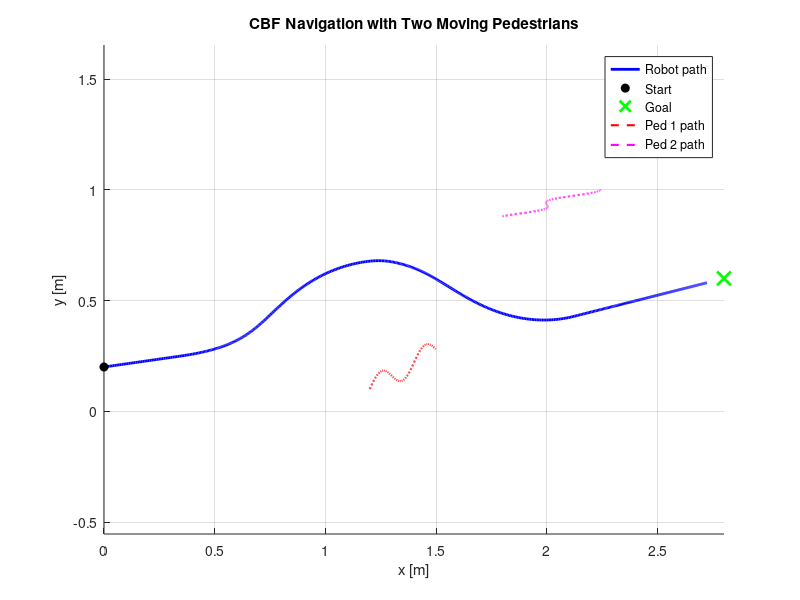
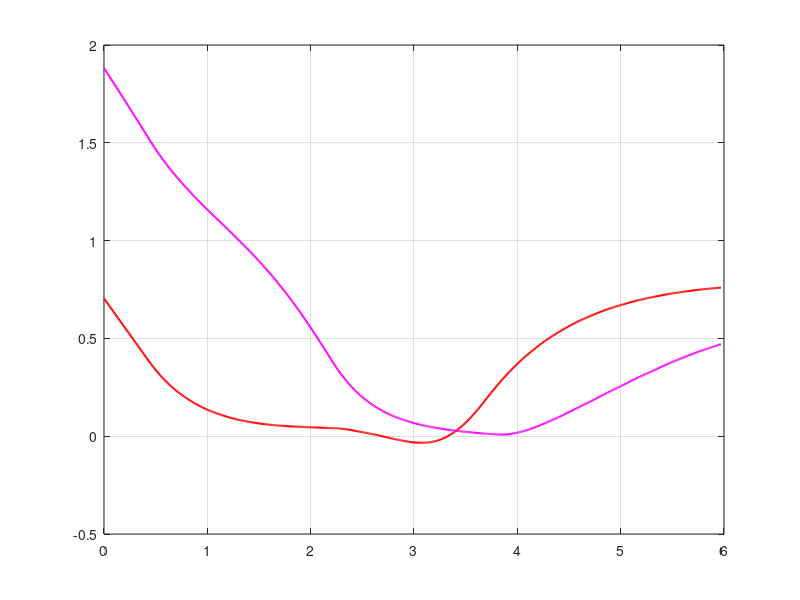

Recreate these plots in MATLAB, in order. (Note: this script raises an error after producing the figures.)
% HW6: Control Barrier Function (CBF) Navigation
% - Omni robot in 2D
% - Two moving pedestrians (dynamic obstacles)
% - Maintain distance >= d_safe for each pedestrian
% - Robot reaches goal using nominal go-to-goal controller + CBF filter

clear; clc; close all;

%Parameters
% Robot start / goal
p0     = [0; 0.2];
p_goal = [2.8; 0.6];

% Safe distance
d_safe = 0.5;

% Nominal controller + bounds
k_nom  = 1.0;
v_max  = 0.8;
alpha  = 2.0;       % class-K gain in CBF inequality

% Simulation
dt = 0.01;
T  = 12.0;
N  = round(T/dt);

% Pedestrian 1 (moving)
p1_0 = [1.2; 0.1];
v1   = [0.05; 0.03];            % m/s (constant drift)

% Pedestrian 2 (moving, crossing)
p2_0 = [2.2; 1.0];
v2   = [-0.06; -0.02];          % m/s

% Optional "wobble" (small sinusoid)
use_wobble = true;
wob_amp = 0.05;                 % meters
wob_w   = 2*pi*0.25;            % rad/s (0.25 Hz)

% Stop when close to goal
goal_tol = 0.08;

% Storage
p_hist    = zeros(2, N+1);
u_hist    = zeros(2, N);

p1_hist   = zeros(2, N+1);
p2_hist   = zeros(2, N+1);

h1_hist   = zeros(1, N+1);
h2_hist   = zeros(1, N+1);

d1_hist   = zeros(1, N+1);
d2_hist   = zeros(1, N+1);

p_hist(:,1) = p0;

% Helper (single CBF projection)
% Enforce: a' u >= b, adjust u minimally if violated
project_halfspace = @(u, a, b) (u + ((b - a'*u)/(norm(a)^2 + 1e-9))*a);

% Simulation loop
for k = 1:N
    t = (k-1)*dt;

    % Current robot position
    p = p_hist(:,k);

    % Update moving pedestrians
    p_ped1 = p1_0 + v1*t;
    p_ped2 = p2_0 + v2*t;

    if use_wobble
        p_ped1 = p_ped1 + [0; wob_amp*sin(wob_w*t)];
        p_ped2 = p_ped2 + [wob_amp*sin(wob_w*t + pi/3); 0];
    end

    p1_hist(:,k) = p_ped1;
    p2_hist(:,k) = p_ped2;

    % Nominal go-to-goal control (single integrator model)
    u_nom = -k_nom * (p - p_goal);

    % Saturate nominal speed
    vn = norm(u_nom);
    if vn > v_max
        u_nom = (v_max / vn) * u_nom;
    end

    % Multi-pedestrian CBF filter 
    u_safe = u_nom;

    % Apply CBF for pedestrian 1
    dist1 = norm(p - p_ped1);
    h1    = dist1 - d_safe;

    if dist1 > 1e-6
        grad_h1 = (p - p_ped1) / dist1;    % a = ∂h/∂p
    else
        grad_h1 = [1;0];
    end
    a1 = grad_h1;
    b1 = -alpha*h1;

    if a1' * u_safe < b1
        u_safe = project_halfspace(u_safe, a1, b1);
    end

    % Apply CBF for pedestrian 2
    dist2 = norm(p - p_ped2);
    h2    = dist2 - d_safe;

    if dist2 > 1e-6
        grad_h2 = (p - p_ped2) / dist2;
    else
        grad_h2 = [0;1];
    end
    a2 = grad_h2;
    b2 = -alpha*h2;

    if a2' * u_safe < b2
        u_safe = project_halfspace(u_safe, a2, b2);
    end

    % Final speed bound
    vs = norm(u_safe);
    if vs > v_max
        u_safe = (v_max / vs) * u_safe;
    end

    % Integrating robot dynamics
    p_next = p + dt*u_safe;

    % Store
    p_hist(:,k+1) = p_next;
    u_hist(:,k)   = u_safe;

    h1_hist(k) = h1;  d1_hist(k) = dist1;
    h2_hist(k) = h2;  d2_hist(k) = dist2;

    % Stop early if goal reached
    if norm(p_next - p_goal) < goal_tol
        % fill last ped states for consistency
        p1_hist(:,k+1) = p_ped1;
        p2_hist(:,k+1) = p_ped2;
        p_hist = p_hist(:,1:k+1);
        p1_hist = p1_hist(:,1:k+1);
        p2_hist = p2_hist(:,1:k+1);
        h1_hist = h1_hist(1:k);
        h2_hist = h2_hist(1:k);
        d1_hist = d1_hist(1:k);
        d2_hist = d2_hist(1:k);
        N = k;
        break;
    end
end

t = (0:N-1)*dt;

function [hBody, hWheels] = drawOmniRobot(ax, p, theta, Rb, wheelLen)

    % Body circle points
    ang = linspace(0,2*pi,80);
    xb = p(1) + Rb*cos(ang);
    yb = p(2) + Rb*sin(ang);

    hBody = plot(ax, xb, yb, 'b-', 'LineWidth', 2);

    wheelAngles = theta + [0, 2*pi/3, 4*pi/3];
    hWheels = gobjects(1,3);
    for i = 1:3
        a = wheelAngles(i);
        % wheel center on body perimeter
        wc = p + Rb*[cos(a); sin(a)];
        % wheel line segment
        dir = [cos(a+pi/2); sin(a+pi/2)];
        p1 = wc - 0.5*wheelLen*dir;
        p2 = wc + 0.5*wheelLen*dir;

        hWheels(i) = plot(ax, [p1(1) p2(1)], [p1(2) p2(2)], 'k-', 'LineWidth', 3);
    end
end

function updateOmniRobot(hBody, hWheels, p, theta, Rb, wheelLen)
    ang = linspace(0,2*pi,80);
    xb = p(1) + Rb*cos(ang);
    yb = p(2) + Rb*sin(ang);
    set(hBody, 'XData', xb, 'YData', yb);

    wheelAngles = theta + [0, 2*pi/3, 4*pi/3];
    for i = 1:3
        a = wheelAngles(i);
        wc = p + Rb*[cos(a); sin(a)];
        dir = [cos(a+pi/2); sin(a+pi/2)];
        p1 = wc - 0.5*wheelLen*dir;
        p2 = wc + 0.5*wheelLen*dir;

        set(hWheels(i), 'XData', [p1(1) p2(1)], 'YData', [p1(2) p2(2)]);
    end
end


% Plots
figure('Name','XY Trajectory (2 Moving Pedestrians)','Color','w');
hold on; axis equal; grid on;
plot(p_hist(1,:), p_hist(2,:), 'b-', 'LineWidth', 2);
plot(p0(1), p0(2), 'ko', 'MarkerFaceColor','k');
plot(p_goal(1), p_goal(2), 'gx', 'MarkerSize',10, 'LineWidth',2);

plot(p1_hist(1,1:N), p1_hist(2,1:N), 'r--', 'LineWidth', 1.5);
plot(p2_hist(1,1:N), p2_hist(2,1:N), 'm--', 'LineWidth', 1.5);

xlabel('x [m]'); ylabel('y [m]');
legend('Robot path','Start','Goal','Ped 1 path','Ped 2 path','Location','Best');
title('CBF Navigation with Two Moving Pedestrians');

figure('Name','Barrier Functions h_i(t)','Color','w');
plot(t, h1_hist, 'r','LineWidth',1.5); hold on; grid on;
plot(t, h2_hist, 'm','LineWidth',1.5);
yline(0,'k--','LineWidth',1.2);
xlabel('Time [s]'); ylabel('h_i = ||p - p_{ped,i}|| - d_{safe}');
legend('h_1(t)','h_2(t)','h=0 bound','Location','Best');
title('Barrier Functions (must remain \ge 0)');

figure('Name','Distances to Pedestrians','Color','w');
plot(t, d1_hist, 'r','LineWidth',1.5); hold on; grid on;
plot(t, d2_hist, 'm','LineWidth',1.5);
yline(d_safe,'k--','d_{safe}','LineWidth',1.2);
xlabel('Time [s]'); ylabel('Distance [m]');
legend('||p - p_{ped,1}||','||p - p_{ped,2}||','d_{safe}','Location','Best');
title('Robot Distance vs Safe Bound');

% Animation + Video
figure('Name','CBF Animation (2 moving pedestrians)','Color','w','Position',[100 100 900 520]);
hold on; grid on; axis equal;

% axis limits
xmin = min([p_hist(1,:), p1_hist(1,1:N), p2_hist(1,1:N)]) - 0.5;
xmax = max([p_hist(1,:), p1_hist(1,1:N), p2_hist(1,1:N)]) + 0.5;
ymin = min([p_hist(2,:), p1_hist(2,1:N), p2_hist(2,1:N)]) - 0.5;
ymax = max([p_hist(2,:), p1_hist(2,1:N), p2_hist(2,1:N)]) + 0.5;
xlim([xmin xmax]); ylim([ymin ymax]);

xlabel('x [m]'); ylabel('y [m]');
title('Animated CBF Navigation');

plot(p_goal(1), p_goal(2), 'gx', 'MarkerSize',10,'LineWidth',2);
plot(p0(1), p0(2), 'ko', 'MarkerFaceColor','k');

% Robot drawing parameters
Rb = 0.10;          % robot body radius (m) - visual size
wheelLen = 0.08;    % wheel segment length (m)

% Initial heading guess
theta_vis = 0;

[robotBody, robotWheels] = drawOmniRobot(gca, p_hist(:,1), theta_vis, Rb, wheelLen);
path_plot  = plot(p_hist(1,1), p_hist(2,1), 'b-', 'LineWidth',2);

ped1_plot  = plot(p1_hist(1,1), p1_hist(2,1), 'ro', 'MarkerFaceColor','r');
ped2_plot  = plot(p2_hist(1,1), p2_hist(2,1), 'mo', 'MarkerFaceColor','m');

th = linspace(0,2*pi,200);
c1 = plot(p1_hist(1,1)+d_safe*cos(th), p1_hist(2,1)+d_safe*sin(th), 'r--','LineWidth',1.2);
c2 = plot(p2_hist(1,1)+d_safe*cos(th), p2_hist(2,1)+d_safe*sin(th), 'm--','LineWidth',1.2);

video = VideoWriter('CBF_2ped_animation.mp4', 'MPEG-4');
video.FrameRate = 30;
open(video);

skip = 3;
for k = 1:skip:(N+1)
    kk = min(k, size(p1_hist,2)); % safety
    
if kk > 1
    dp = p_hist(:,kk) - p_hist(:,kk-1);
    if norm(dp) > 1e-6
        theta_vis = atan2(dp(2), dp(1));
    end
end

updateOmniRobot(robotBody, robotWheels, p_hist(:,kk), theta_vis, Rb, wheelLen);

    set(path_plot, 'XData', p_hist(1,1:kk), 'YData', p_hist(2,1:kk));

    set(ped1_plot,'XData', p1_hist(1,kk), 'YData', p1_hist(2,kk));
    set(ped2_plot,'XData', p2_hist(1,kk), 'YData', p2_hist(2,kk));

    set(c1,'XData', p1_hist(1,kk)+d_safe*cos(th), 'YData', p1_hist(2,kk)+d_safe*sin(th));
    set(c2,'XData', p2_hist(1,kk)+d_safe*cos(th), 'YData', p2_hist(2,kk)+d_safe*sin(th));

    drawnow;
    writeVideo(video, getframe(gcf));
end

close(video);
disp('Animation saved to CBF_2ped_animation.avi');
